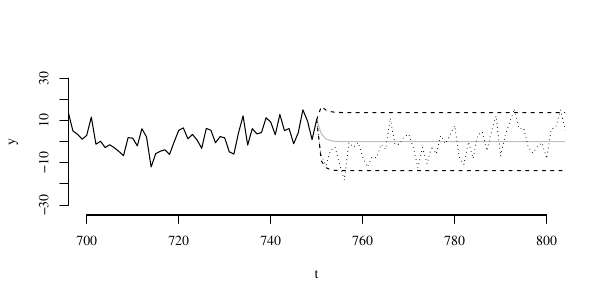

Recreate this plot in R.
#! /usr/bin/env Rscript

#### top stuff

PROD <- !exists("PROD")

if (PROD) {

        ## stuff that happens the first time
        ## etc etc
        suppressPackageStartupMessages(library(ggplot2))
        suppressPackageStartupMessages(library(reshape2))
        suppressPackageStartupMessages(library(latex2exp))

        ## set the seed
        set.seed(1001)
        message("Using specified random seed (1001)")

} else {

        ## stuff that happens NOT the first time
        ## -- I don't usually have anything in here

        ## set the seed
        set.seed(NULL)
        message("Using random random seed")
}

my.Random.seed <- .Random.seed


# simulate Ornstein-Uhlenbeck  process
# d X = - \gamma dt + \sigma dW
# with \gamma = 1 and \sigma^2 = 100
# by Euler-Marayama approximation

# use 3/4 of trajectory to find parameter estimates
# find prediction interval for remaining 1/4 of trajectory
# by simulating N trajectories from x_n using OU model with estimated
# parameters

# load functions
dname <- "../ch2/"
source(paste0(dname, "eulerApproximation_ornsteinU_functions.R"))
source(paste0(dname, "parameterFitting/mle_ornsteinU_functions.R"))

# initialise
tBy = 1e-3
tMax <- 1000
t <- seq(from = 0, to = tMax, by = tBy)
lenT <- length(t)

tThinBy <- 1e-2
tThinBySeq <- tThinBy / tBy
tThinSeq <- seq(from = 1, to = lenT, by = tThinBySeq)
tThin <- t[tThinSeq]

gamma <- 1
sigma2 <- 100

x.0 <- rnorm(1, mean = 0, sd = sqrt(sigma2 / (2 * gamma)))
sim <- eulerSimulationOU(x0 = x.0, t = t, g = gamma, s2 = sigma2, mu = 0)
x <- sim$y
xThin <- x[tThinSeq]

tTrainingTrue <- t <= 750
tTraining <- t[tTrainingTrue]
tTest <- t[!tTrainingTrue]
xTraining <- x[tTrainingTrue]
xTest <- x[!tTrainingTrue]

lenTraining <- length(xTraining)
lenTest <- length(xTest)

tThinTrainingTrue <- tThin <= 750
tThinTraining <- tThin[tThinTrainingTrue]
tThinTest <- tThin[!tThinTrainingTrue]
xThinTraining <- xThin[tThinTrainingTrue]
xThinTest <- xThin[!tThinTrainingTrue]

lenThinTraining <- length(xThinTraining)
lenThinTest <- length(xThinTest)


# estimate gamma, sigma2
x.mle <- mleOUParameterEstimation(X = xThinTraining, t = tThinTraining, gamma0 = gamma)
gHat <- x.mle$par[1]
s2Hat <- x.mle$par[2]

message(sprintf("gH = %.4f; s2Hat = %.4f.",
                gHat, s2Hat))

xn <- xTraining[lenTraining] # same as last obs val of thinned training obs

# horizon
h <- seq(from = 0, to = tMax - max(tTraining), by = tThinBy)
# calculate point forecasts
x.nh <- xn * exp(- gHat * h)
# calculate variance of OU over horizon
var.h <- (s2Hat / (2 * gHat)) * (1 - exp(-2 * gHat * h))
# calculate 95% prediction interval
pi.matrix <- matrix(nrow = 2, ncol = length(h))
a <- 0.05
z <- qnorm(a / 2, lower.tail = FALSE)
pi.matrix <- sapply(seq_len(length(h)), function(i) {
                        x.nh_i <- x.nh[i]
                        var.h_i <- var.h[i]
                        res <- c(x.nh_i - z * sqrt(var.h_i), x.nh_i + z * sqrt(var.h_i))
                        res
                })


# look at which values of test set lie outside PI
whichAbove <- which(xThinTest > pi.matrix[2, ])
whichBelow <- which(xThinTest < pi.matrix[1, ])
propOutside <- (length(whichAbove) + length(whichBelow)) / length(xThinTest)
message(sprintf("%.1f%% of xTest values outside of %.1f%% P.I.",
                propOutside * 100, (1 - a) * 100))

# plotting
# sparse results for plotting
message("plotting...")

h.max <- 50
# sparse everything to make plotting nicer
sparsePlot.trainingSeq <- seq(from = 1, to = lenThinTraining, by = 100)
sparsePlot.testSeq <- seq(from = 1, to = lenThinTest, by = 100)

tTraining.plot <- tThinTraining[sparsePlot.trainingSeq]
xTraining.plot <- xThinTraining[sparsePlot.trainingSeq]

tTest.plot <- tThinTest[sparsePlot.testSeq]
xTest.plot <- xThinTest[sparsePlot.testSeq]

x.nh.plot <- x.nh[sparsePlot.testSeq]
pi.matrix.plot <- pi.matrix[, sparsePlot.testSeq]

par(mai = c(.6, .3, .1, .1), mgp = c(2, 0.7, 0), cex.lab = 0.8,
  cex.axis = 0.8, cex.main = 1, font.main = 1, las = 1)
op <- par(no.readonly = TRUE)

pdf("forecastOUModel.pdf", 6, 3, family = "serif", pointsize = 10,
                bg = "transparent")
par(op, bty = "n") # reset par values

plot(x = tTraining.plot, y = xTraining.plot, 
     ylim = c(-max(abs(xThin)), max(abs(xThin))), 
     xlim = c(700, (max(tThinTraining) + h.max)), 
     t = 'l', xlab = "t", ylab = "y")
lines(x = tTest.plot, y = x.nh.plot, col = "grey", lwd = 1)
lines(x = tTest.plot, y = xTest.plot, lty = 3)
lines(x = tTest.plot, y = pi.matrix.plot[1, ], lty = 2)
lines(x = tTest.plot, y = pi.matrix.plot[2, ], lty = 2)

invisible(dev.off())


